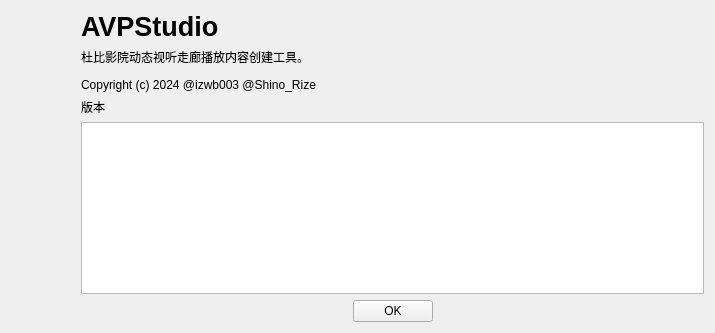
<?xml version="1.0" encoding="UTF-8"?>
<ui version="4.0">
 <class>AboutWindow</class>
 <widget class="QWidget" name="AboutWindow">
  <property name="geometry">
   <rect>
    <x>0</x>
    <y>0</y>
    <width>715</width>
    <height>333</height>
   </rect>
  </property>
  <property name="sizePolicy">
   <sizepolicy hsizetype="Fixed" vsizetype="Fixed">
    <horstretch>0</horstretch>
    <verstretch>0</verstretch>
   </sizepolicy>
  </property>
  <property name="windowTitle">
   <string notr="true">About AVPStudio</string>
  </property>
  <property name="windowIcon">
   <iconset resource="../../../res/resources.qrc">
    <normaloff>:/icons/icons/icon256.ico</normaloff>:/icons/icons/icon256.ico</iconset>
  </property>
  <layout class="QHBoxLayout" name="horizontalLayout" stretch="1,8">
   <item>
    <layout class="QVBoxLayout" name="verticalLayoutIcon">
     <item>
      <widget class="QLabel" name="labelLogo">
       <property name="minimumSize">
        <size>
         <width>64</width>
         <height>64</height>
        </size>
       </property>
       <property name="maximumSize">
        <size>
         <width>64</width>
         <height>64</height>
        </size>
       </property>
       <property name="text">
        <string/>
       </property>
       <property name="pixmap">
        <pixmap resource="../../../res/resources.qrc">:/icons/icons/icon256.ico</pixmap>
       </property>
       <property name="scaledContents">
        <bool>true</bool>
       </property>
       <property name="alignment">
        <set>Qt::AlignCenter</set>
       </property>
      </widget>
     </item>
     <item>
      <spacer name="verticalSpacerLogo">
       <property name="orientation">
        <enum>Qt::Vertical</enum>
       </property>
       <property name="sizeHint" stdset="0">
        <size>
         <width>20</width>
         <height>40</height>
        </size>
       </property>
      </spacer>
     </item>
    </layout>
   </item>
   <item>
    <layout class="QVBoxLayout" name="verticalLayoutText">
     <item>
      <widget class="QLabel" name="labelTitle">
       <property name="font">
        <font>
         <pointsize>20</pointsize>
         <bold>true</bold>
        </font>
       </property>
       <property name="text">
        <string>AVPStudio</string>
       </property>
      </widget>
     </item>
     <item>
      <widget class="QLabel" name="labelIntroduction">
       <property name="text">
        <string>&lt;html&gt;&lt;head/&gt;&lt;body&gt;&lt;p&gt;杜比影院动态视听走廊播放内容创建工具。&lt;/p&gt;&lt;p&gt;Copyright (c) 2024 @izwb003 @Shino_Rize&lt;/p&gt;&lt;/body&gt;&lt;/html&gt;</string>
       </property>
       <property name="textFormat">
        <enum>Qt::RichText</enum>
       </property>
      </widget>
     </item>
     <item>
      <widget class="QLabel" name="labelVersion">
       <property name="text">
        <string>版本</string>
       </property>
      </widget>
     </item>
     <item>
      <widget class="QTextBrowser" name="textBrowserCredit">
       <property name="verticalScrollBarPolicy">
        <enum>Qt::ScrollBarAlwaysOff</enum>
       </property>
       <property name="horizontalScrollBarPolicy">
        <enum>Qt::ScrollBarAlwaysOff</enum>
       </property>
       <property name="source">
        <url>
         <string>qrc:/texts/texts/aboutinfo_zh_CN.md</string>
        </url>
       </property>
       <property name="openExternalLinks">
        <bool>true</bool>
       </property>
      </widget>
     </item>
     <item>
      <layout class="QHBoxLayout" name="horizontalLayoutButton">
       <item>
        <spacer name="horizontalSpacerButtonLeft">
         <property name="orientation">
          <enum>Qt::Horizontal</enum>
         </property>
         <property name="sizeHint" stdset="0">
          <size>
           <width>40</width>
           <height>20</height>
          </size>
         </property>
        </spacer>
       </item>
       <item>
        <widget class="QPushButton" name="pushButtonOK">
         <property name="text">
          <string>OK</string>
         </property>
        </widget>
       </item>
       <item>
        <spacer name="horizontalSpacerButtonRight">
         <property name="orientation">
          <enum>Qt::Horizontal</enum>
         </property>
         <property name="sizeHint" stdset="0">
          <size>
           <width>40</width>
           <height>20</height>
          </size>
         </property>
        </spacer>
       </item>
      </layout>
     </item>
    </layout>
   </item>
  </layout>
 </widget>
 <resources>
  <include location="../../../res/resources.qrc"/>
 </resources>
 <connections/>
</ui>
